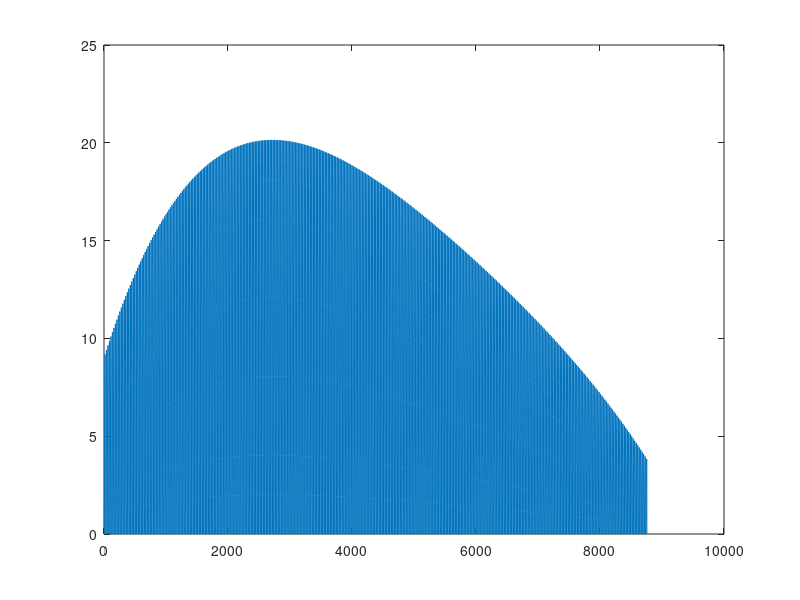

Recreate this plot in MATLAB.
x=1:1:365;
x1=1:1:8760;
DailyMilk=(5000*1.033)/(365*0.688818719)*(-2*(10^-10).*x.^4+2*(10^-07).*x.^3-8*(10^-05).*x.^2+0.0116.*x+0.4352);
%Taken as an equation used to match to:
%https://strath-my.sharepoint.com/personal/npb13178_uni_strath_ac_uk/_layouts/15/onedrive.aspx?id=%2Fpersonal%2Fnpb13178_uni_strath_ac_uk%2FDocuments%2FOptimisation%2F2%20-%20Operational%20Conditions%2FDemand%20Data%2Fcow%20feature%201%2EJPG&parent=%2Fpersonal%2Fnpb13178_uni_strath_ac_uk%2FDocuments%2FOptimisation%2F2%20-%20Operational%20Conditions%2FDemand%20Data
plot(DailyMilk);
MilkRatio=[0;0;0;0;0;0.1;0.2;0.4;0.6;0.7;0.8;0.9;0.95;1;1;1;1;1;1;0;0;0;0;0];
HourlyMilk1=MilkRatio*DailyMilk;
HM=reshape(HourlyMilk1,1,8760);
X=sum(DailyMilk)
plot(x1,HM)
xlim([0,10000])